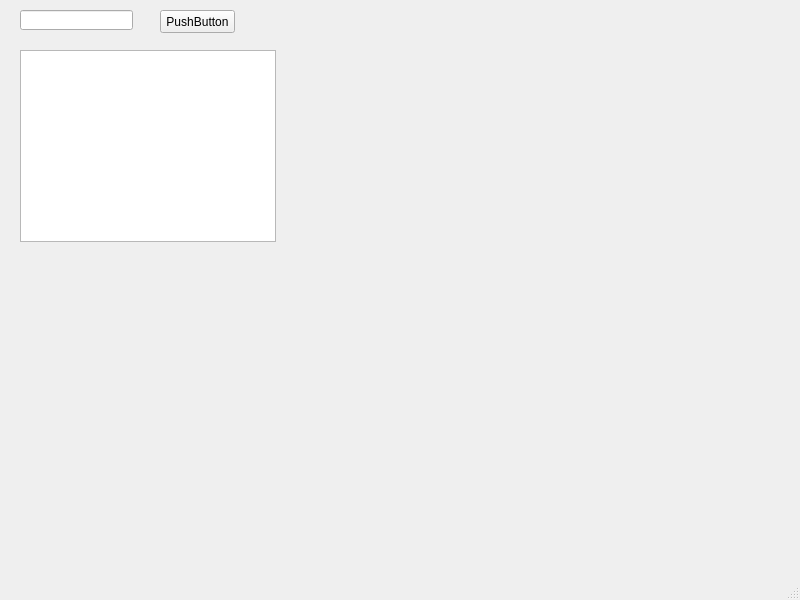
<?xml version="1.0" encoding="UTF-8"?>
<ui version="4.0">
 <class>MainWindow</class>
 <widget class="QMainWindow" name="MainWindow">
  <property name="geometry">
   <rect>
    <x>0</x>
    <y>0</y>
    <width>800</width>
    <height>600</height>
   </rect>
  </property>
  <property name="windowTitle">
   <string>MainWindow</string>
  </property>
  <widget class="QWidget" name="centralwidget">
   <widget class="QLineEdit" name="myTextInput">
    <property name="geometry">
     <rect>
      <x>20</x>
      <y>10</y>
      <width>113</width>
      <height>20</height>
     </rect>
    </property>
   </widget>
   <widget class="QPushButton" name="addBtn">
    <property name="geometry">
     <rect>
      <x>160</x>
      <y>10</y>
      <width>75</width>
      <height>23</height>
     </rect>
    </property>
    <property name="text">
     <string>PushButton</string>
    </property>
   </widget>
   <widget class="QListWidget" name="listWidget">
    <property name="geometry">
     <rect>
      <x>20</x>
      <y>50</y>
      <width>256</width>
      <height>192</height>
     </rect>
    </property>
   </widget>
  </widget>
  <widget class="QMenuBar" name="menubar">
   <property name="geometry">
    <rect>
     <x>0</x>
     <y>0</y>
     <width>800</width>
     <height>21</height>
    </rect>
   </property>
  </widget>
  <widget class="QStatusBar" name="statusbar"/>
 </widget>
 <resources/>
 <connections/>
</ui>
